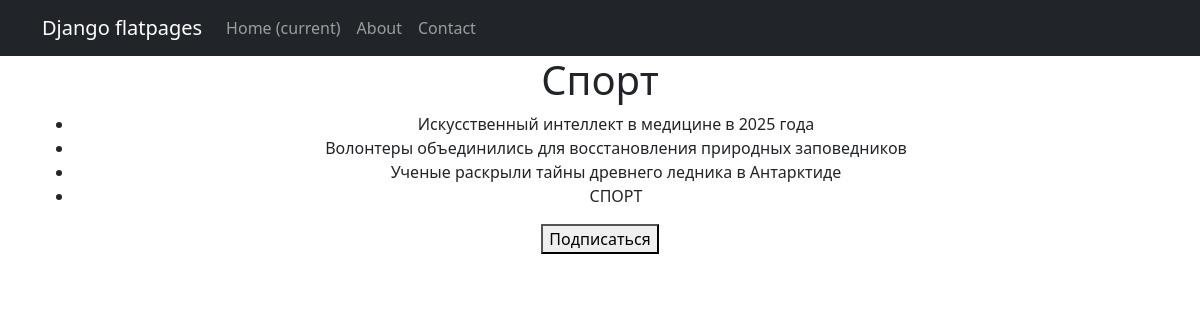
The app's page /category/9/ (signed in) with its own data.
### models_app/models.py (models this page shows, shortened)
class Category(models.Model):
    name = models.CharField(max_length=100, unique=True)
    subscribers = models.ManyToManyField(User, related_name='subscribed_categories', blank=True)

class Post(models.Model):
    ARTICLE = 'AR'
    NEWS = 'NW'
    POST_TYPE_CHOICES = [
        (ARTICLE, 'Article'),
        (NEWS, 'News'),
    ]
    author = models.ForeignKey(Author, on_delete=models.CASCADE, related_name='posts')
    post_type = models.CharField(max_length=2, choices=POST_TYPE_CHOICES, default=ARTICLE)
    created_at = models.DateTimeField(auto_now_add=True)
    categories = models.ManyToManyField(Category, related_name='posts')
    title = models.CharField(max_length=255)
    content = models.TextField()
    rating = models.IntegerField(default=0)

### email_app/views.py (the view, shortened to what this page needs)
# urls.py: path('category/<int:pk>/', SubscribeToCategoryView.as_view(), name='category_detail'),
class SubscribeToCategoryView(LoginRequiredMixin, DetailView):
    model = Category
    template_name = 'email_app/subscribe_category.html'
    context_object_name = 'category'
    def get_context_data(self, **kwargs):
        context = super().get_context_data(**kwargs)
        category = self.get_object()
        context['news'] = category.posts.filter(post_type=Post.NEWS)
        context['is_subscribed'] = category.subscribers.filter(id=self.request.user.id).exists()
        return context

### email_app/templates/email_app/subscribe_category.html (shortened to what this page needs)
{% extends 'flatpages/default.html' %}
{% block content %}
<h1>{{ category.name }}</h1>
<ul>
    {% for post in news %}
        <li>{{ post.title }}</li>
    {% endfor %}
</ul>
{% if is_subscribed %}
    <p style="color:red">Вы уже подписаны на эту категорию.</p>
{% else %}
    <form action="{% url 'category_detail' category.id %}" method="post">
        <button type="submit">Подписаться</button>
    </form>
{% endif %}
{% endblock content %}

### records on screen
Category: name "Спорт"
Post: title "Искусственный интеллект в медицине в 2025 года"
Post: title "Волонтеры объединились для восстановления природных заповедников"
Post: title "Ученые раскрыли тайны древнего ледника в Антарктиде"
Post: title "СПОРТ"
